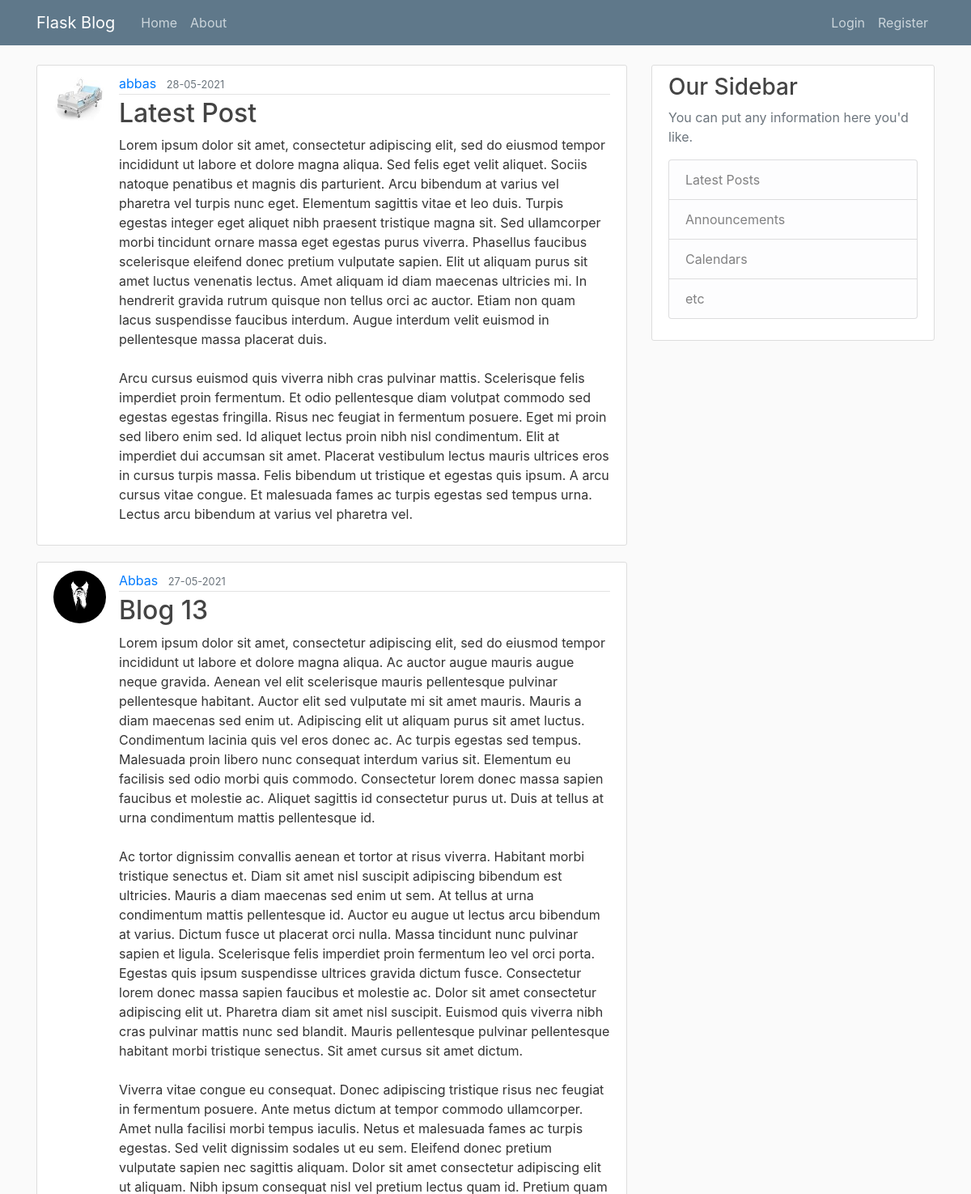
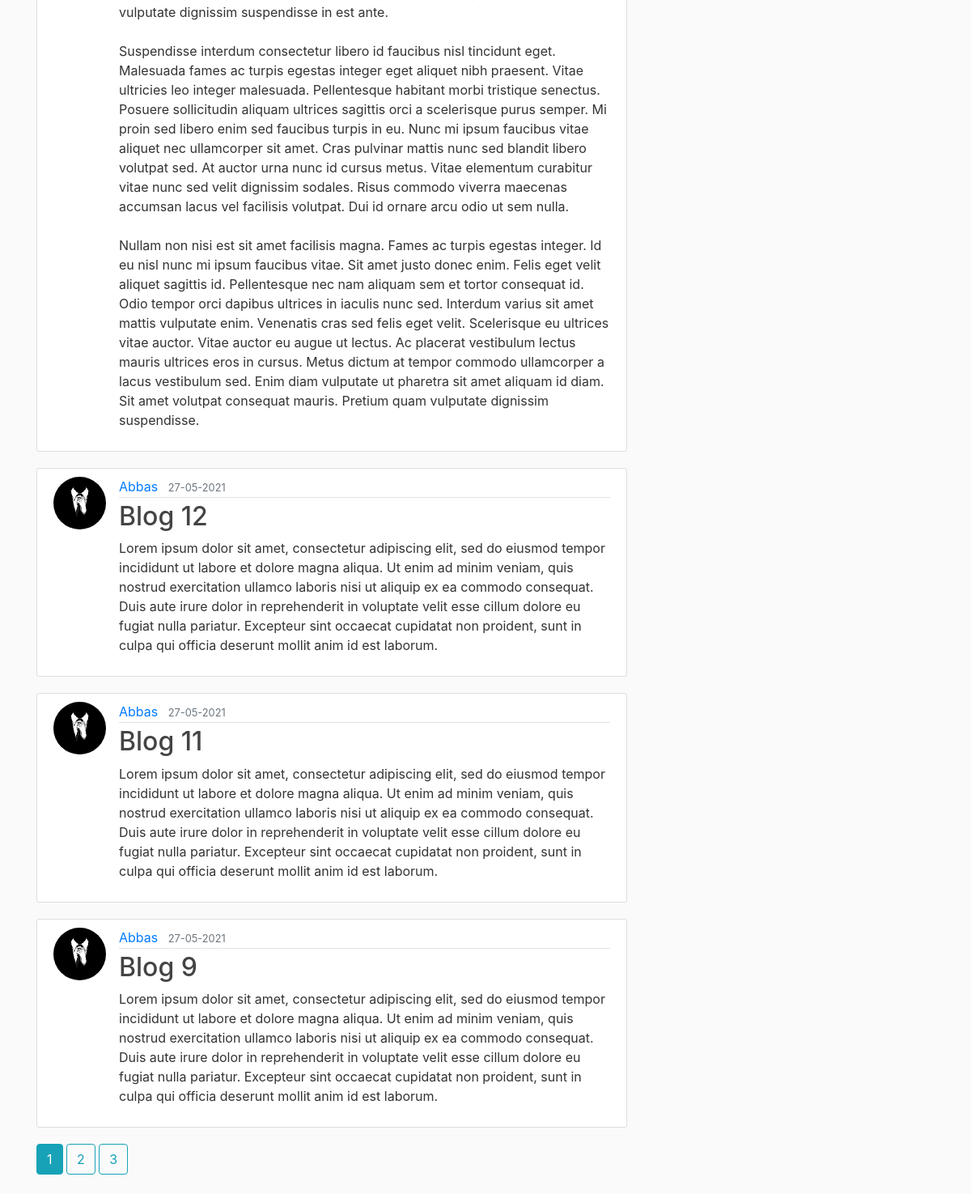
The page /home on the database its author committed (2 pictures, top to bottom).
### flaskblog/models.py (models this page shows, shortened)
class Post(db.Model):
    id = db.Column(db.Integer, primary_key=True)
    title = db.Column(db.String(100), nullable=False)
    date = db.Column(db.DateTime, nullable=False, default=datetime.utcnow)
    content = db.Column(db.Text, nullable=False)
    user_id = db.Column(db.Integer, db.ForeignKey('user.id'), nullable=False)

class User(db.Model, UserMixin):
    id = db.Column(db.Integer, primary_key=True)
    username = db.Column(db.String(20), unique=True, nullable=False)
    email = db.Column(db.String(120), unique=True, nullable=False)
    image_file = db.Column(db.String(20), nullable=False, default='default.jpg')
    password = db.Column(db.String(60), nullable=False)
    posts = db.relationship('Post', backref='author', lazy=True)

### flaskblog/routes.py (the view)
@app.route("/")
@app.route("/home")
def home():
    page = request.args.get('page', 1, type=int)
    posts = Post.query.order_by(Post.date.desc()).paginate(page=page, per_page=5)
    return render_template('home.html', posts=posts)

### flaskblog/templates/home.html
{% extends "layout.html" %}
{% block content %}
    {% for post in posts.items %}
        <article class="media content-section">
            <img class="rounded-circle article-img" src="{{ url_for('static', filename='profile_pics/' + post.author.image_file) }}">
          <div class="media-body">
            <div class="article-metadata">
              <a class="mr-2" href="{{ url_for('user_posts', username=post.author.username) }}">{{ post.author.username }}</a>
              <small class="text-muted">{{ post.date.strftime('%d-%m-%Y') }}</small>
            </div>
            <h2><a class="article-title" href="{{ url_for('post_page', post_id=post.id) }}">{{ post.title }}</a></h2>
            <p class="article-content">{{ post.content }}</p>
          </div>
        </article>
    {% endfor %}
    {% for page_num in posts.iter_pages(left_edge=1, right_edge=1, left_current=1, right_current=2) %}
      {% if page_num %}
        {% if posts.page == page_num %}
          <a class="btn btn-info mb-4" href="{{ url_for('home', page=page_num) }}">{{ page_num }}</a>
        {% else %}
          <a class="btn btn-outline-info mb-4" href="{{ url_for('home', page=page_num) }}">{{ page_num }}</a>
        {% endif %}
      {% else %}
        ...
      {% endif %}
    {% endfor %}
{% endblock content %}

### flaskblog/templates/layout.html (shortened to what this page needs)
<!DOCTYPE html>
<html lang="en">
<head>
    <link rel="stylesheet" href="https://stackpath.bootstrapcdn.com/bootstrap/4.3.1/css/bootstrap.min.css">
    <link rel="stylesheet" type="text/css" href="{{ url_for('static',filename='main.css') }}">
</head>
<body>
    <header class="site-header">
      <nav class="navbar navbar-expand-md navbar-dark bg-steel fixed-top">
        <div class="container">
          <a class="navbar-brand mr-4" href="/">Flask Blog</a>
          <div class="collapse navbar-collapse" id="navbarToggle">
            <div class="navbar-nav mr-auto">
              <a class="nav-item nav-link" href="{{ url_for('home') }}">Home</a>
              <a class="nav-item nav-link" href="{{ url_for('about') }}">About</a>
            </div>
            <div class="navbar-nav">
                {% if current_user.is_authenticated %}
                    <a class="nav-item nav-link" href="{{ url_for('create_post') }}">New Post</a>
                    <a class="nav-item nav-link" href="{{ url_for('account') }}">Account</a>
                    <a class="nav-item nav-link" href="{{ url_for('logout') }}">Logout</a>
                {% else %}
                  <a class="nav-item nav-link" href="{{ url_for('login') }}">Login</a>
                  <a class="nav-item nav-link" href="{{ url_for('register') }}">Register</a>
                {% endif %}
            </div>
          </div>
        </div>
      </nav>
    </header>
    <main role="main" class="container">
      <div class="row">
        <div class="col-md-8">
            {% block content %}{% endblock %}
        </div>
        <div class="col-md-4">
          <div class="content-section">
            <h3>Our Sidebar</h3>
            <p class='text-muted'>You can put any information here you'd like.
              <ul class="list-group">
                <li class="list-group-item list-group-item-light">Latest Posts</li>
                <li class="list-group-item list-group-item-light">Announcements</li>
                <li class="list-group-item list-group-item-light">Calendars</li>
                <li class="list-group-item list-group-item-light">etc</li>
              </ul>
            </p>
          </div>
        </div>
      </div>
    </main>
</body>
</html>

### flaskblog/static/main.css (style rules this page uses)
body { background: #fafafa; color: #333333; margin-top: 5rem; }
h1, h2, h3, h4, h5, h6 { color: #444444; }
.bg-steel { background-color: #5f788a; }
.site-header .navbar-nav .nav-link { color: #cbd5db; }
.content-section { background: #ffffff; padding: 10px 20px; border: 1px solid #dddddd; border-radius: 3px; margin-bottom: 20px; }
.article-title { color: #444444; }
.article-content { white-space: pre-line; }
.article-img { height: 65px; width: 65px; margin-right: 16px; }
.article-metadata { padding-bottom: 1px; margin-bottom: 4px; border-bottom: 1px solid #e3e3e3 }

### rows shown on the page
Post: image_file (picture), author.username "abbas", date "28-05-2021", title "Latest Post", content "Lorem ipsum dolor sit amet, consectetur adipiscing elit, sed do eiusmod tempor incididunt ut labore et dolore magna aliqua. Sed felis eget velit aliquet. Sociis natoque penatibus et magnis dis parturient. Arcu bibendum at varius vel pharetra vel turpis nunc eget. Elementum sagittis vitae et leo duis. Turpis egestas integer eget aliquet nibh praesent tristique magna sit. Sed ullamcorper morbi tincidunt ornare massa eget egestas purus viverra. Phasellus faucibus scelerisque eleifend donec pretium vulputate sapien. Elit ut aliquam purus sit amet luctus venenatis lectus. Amet aliquam id diam maecenas ultricies mi. In hendrerit gravida rutrum quisque non tellus orci ac auctor. Etiam non quam…"
Post: image_file (picture), author.username "Abbas", date "27-05-2021", title "Blog 13", content "Lorem ipsum dolor sit amet, consectetur adipiscing elit, sed do eiusmod tempor incididunt ut labore et dolore magna aliqua. Ac auctor augue mauris augue neque gravida. Aenean vel elit scelerisque mauris pellentesque pulvinar pellentesque habitant. Auctor elit sed vulputate mi sit amet mauris. Mauris a diam maecenas sed enim ut. Adipiscing elit ut aliquam purus sit amet luctus. Condimentum lacinia quis vel eros donec ac. Ac turpis egestas sed tempus. Malesuada proin libero nunc consequat interdum varius sit. Elementum eu facilisis sed odio morbi quis commodo. Consectetur lorem donec massa sapien faucibus et molestie ac. Aliquet sagittis id consectetur purus ut. Duis at tellus at urna…"
Post: image_file (picture), author.username "Abbas", date "27-05-2021", title "Blog 12", content "Lorem ipsum dolor sit amet, consectetur adipiscing elit, sed do eiusmod tempor incididunt ut labore et dolore magna aliqua. Ut enim ad minim veniam, quis nostrud exercitation ullamco laboris nisi ut aliquip ex ea commodo consequat. Duis aute irure dolor in reprehenderit in voluptate velit esse cillum dolore eu fugiat nulla pariatur. Excepteur sint occaecat cupidatat non proident, sunt in culpa qui officia deserunt mollit anim id est laborum."
Post: image_file (picture), author.username "Abbas", date "27-05-2021", title "Blog 11", content "Lorem ipsum dolor sit amet, consectetur adipiscing elit, sed do eiusmod tempor incididunt ut labore et dolore magna aliqua. Ut enim ad minim veniam, quis nostrud exercitation ullamco laboris nisi ut aliquip ex ea commodo consequat. Duis aute irure dolor in reprehenderit in voluptate velit esse cillum dolore eu fugiat nulla pariatur. Excepteur sint occaecat cupidatat non proident, sunt in culpa qui officia deserunt mollit anim id est laborum."
Post: image_file (picture), author.username "Abbas", date "27-05-2021", title "Blog 9", content "Lorem ipsum dolor sit amet, consectetur adipiscing elit, sed do eiusmod tempor incididunt ut labore et dolore magna aliqua. Ut enim ad minim veniam, quis nostrud exercitation ullamco laboris nisi ut aliquip ex ea commodo consequat. Duis aute irure dolor in reprehenderit in voluptate velit esse cillum dolore eu fugiat nulla pariatur. Excepteur sint occaecat cupidatat non proident, sunt in culpa qui officia deserunt mollit anim id est laborum."

### other values the page prints
{{ page_num }} "1"
{{ page_num }} "2" "3"
